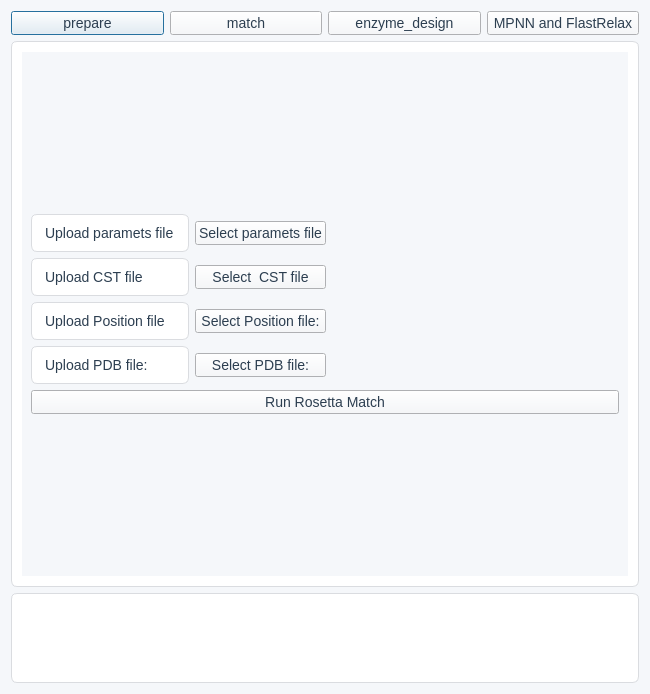
<?xml version="1.0" encoding="UTF-8"?>
<ui version="4.0">
 <class>Dialog</class>
 <widget class="QDialog" name="Dialog">
  <property name="geometry">
   <rect>
    <x>0</x>
    <y>0</y>
    <width>300</width>
    <height>100</height>
   </rect>
  </property>
  <property name="styleSheet">
        <string>
        QWidget {
            background-color: #F5F7FA;
            color: #2C3E50;
            font-family: "Segoe UI", sans-serif;
            font-size: 14px;
        }
        QLineEdit, QTextEdit {
            background-color: #FFFFFF;
            border: 1px solid #DADCE0;
            border-radius: 4px;
            padding: 4px 8px;
            color: #2C3E50;
        }
        QLineEdit:focus, QTextEdit:focus {
            border: 1px solid #4A90E2;
        }

        QLineEdit[echoMode="Normal"]::placeholder {
            color: #A0A0A0;
        }
        QFrame, QGroupBox {
            background-color: #FFFFFF;
            border: 1px solid #DADCE0;
            border-radius: 6px;
            padding: 10px;
        }

        QPushButton#primary {
            background-color: #4A90E2;
            color: white;
            border: none;
            border-radius: 6px;
            padding: 6px 14px;
            font-weight: bold;
        }
        QPushButton#primary:hover {
            background-color: #3B78C2;
        }
        QPushButton#primary:pressed {
            background-color: #2C5E9C;
            padding-top: 7px;
            padding-bottom: 5px;
        }

        QPushButton#secondary {
            background-color: #DCE9F9;
            color: #2C3E50;
            border: 1px solid #AAB2BD;
            border-radius: 6px;
            padding: 6px 14px;
        }
        QPushButton#secondary:hover {
            background-color: #BFD9F5;
        }
        QPushButton#secondary:pressed {
            background-color: #A0C5EA;
            padding-top: 7px;
            padding-bottom: 5px;
        }

        QPushButton#menu {
            background-color: transparent;
            color: #2C3E50;
            border: none;
            font-weight: bold;
            padding: 6px 12px;
        }
        QPushButton#menu:hover {
            text-decoration: underline;
            color: #4A90E2;
        }
        QPushButton#menu:checked {
            color: #4A90E2;
            border-bottom: 2px solid #4A90E2;
        }
        </string>
  </property>
  <property name="windowTitle">
   <string>Rosetta Match Plugin</string>
  </property>
  <layout class="QVBoxLayout" name="verticalLayout">
   <item>
    <layout class="QHBoxLayout" name="horizontalLayout">
     <item>
      <widget class="QPushButton" name="select_prepare">
       <property name="text">
        <string>prepare</string>
       </property>
       <property name="objectName">
            <string>menu</string>
       </property>
      </widget>
     </item>
     <item>
      <widget class="QPushButton" name="select_match">
       <property name="text">
        <string>match</string>
       </property>
       <property name="objectName">
            <string>menu</string>
       </property>
      </widget>
     </item>
     <item>
      <widget class="QPushButton" name="select_design">
       <property name="text">
        <string>enzyme_design</string>
       </property>
       <property name="objectName">
            <string>menu</string>
       </property>
      </widget>
     </item>
     <item>
      <widget class="QPushButton" name="select_mpnn">
       <property name="text">
        <string>MPNN and FlastRelax</string>
       </property>
       <property name="objectName">
            <string>menu</string>
       </property>
      </widget>
     </item>
    </layout>
   </item>
   <item>
    <widget class="QStackedWidget" name="stackedWidget">
     <property name="currentIndex">
      <number>3</number>
     </property>
     <widget class="QWidget" name="prepare_page">
      <property name="minimumSize">
       <size>
        <width>606</width>
        <height>0</height>
       </size>
      </property>
      <layout class="QVBoxLayout" name="verticalLayout_11">
       <item>
        <layout class="QVBoxLayout" name="verticalLayout_7">
         <item>
          <widget class="QLabel" name="label_6">
           <property name="font">
            <font>
             <pointsize>20</pointsize>
             <weight>75</weight>
             <bold>true</bold>
            </font>
           </property>
           <property name="text">
            <string>Download data from Rcsb</string>
           </property>
           <property name="textFormat">
            <enum>Qt::AutoText</enum>
           </property>
           <property name="alignment">
            <set>Qt::AlignCenter</set>
           </property>
          </widget>
         </item>
         <item>
          <layout class="QHBoxLayout" name="horizontalLayout_4">
           <item>
            <widget class="QLabel" name="label">
             <property name="text">
              <string>Download PDB file</string>
             </property>
            </widget>
           </item>
           <item>
            <widget class="QLineEdit" name="prepare_show_pdbname">
             <property name="placeholderText">
              <string>please input PDB ID</string>
             </property>
            </widget>
           </item>
           <item>
            <widget class="QPushButton" name="prepare_get_pdbfile">
             <property name="text">
              <string>Download PDB</string>
             </property>
             <property name="objectName">
                <string>primary</string>
             </property>
            </widget>
           </item>
          </layout>
         </item>
        </layout>
       </item>
       <item>
        <layout class="QVBoxLayout" name="verticalLayout_10">
         <item>
          <widget class="QLabel" name="label_7">      
           <property name="font">
            <font>
             <pointsize>20</pointsize>
             <weight>75</weight>
             <bold>true</bold>
            </font>
           </property>
           <property name="text">
            <string>File Prepare </string>
           </property>
           <property name="alignment">
            <set>Qt::AlignCenter</set>
           </property>
          </widget>
         </item>
         <item>
          <layout class="QVBoxLayout" name="verticalLayout_9">
           <item>
            <layout class="QHBoxLayout" name="horizontalLayout_2">
             <item>
              <widget class="QLabel" name="label_3">
               <property name="text">
                <string>Generate Cst file</string>
               </property>
              </widget>
             </item>
             <item>
              <layout class="QVBoxLayout" name="verticalLayout_5">
               <item>
                <widget class="QPushButton" name="prepare_upload_pdb_2">
                 <property name="text">
                  <string>Upload PDB file</string>
                 </property>
                 <property name="objectName">
                    <string>secondary</string>
                 </property>
                </widget>
               </item>
               <item>
                <widget class="QLineEdit" name="prepare_show_cstpath"/>
               </item>
              </layout>
             </item>
             <item>
              <layout class="QVBoxLayout" name="verticalLayout_6">
               <item>
                <widget class="QPushButton" name="select_paramsfile_2">
                 <property name="text">
                  <string>Upload params file</string>
                 </property>
                 <property name="objectName">
                    <string>secondary</string>
                 </property>
                </widget>
               </item>
               <item>
                <widget class="QLineEdit" name="show_paramsfile"/>
               </item>
              </layout>
             </item>
             <item>
              <widget class="QPushButton" name="prepare_genrate_cst">
               <property name="text">
                <string>Start</string>
               </property>
               <property name="objectName">
                <string>primary</string>
               </property>
              </widget>
             </item>
            </layout>
           </item>
           <item>
            <layout class="QHBoxLayout" name="horizontalLayout_5">
             <item>
              <widget class="QLabel" name="label_4">
               <property name="text">
                <string>Clean PDB File</string>
               </property>
              </widget>
             </item>
             <item>
              <widget class="QPushButton" name="prepare_upload_pdb_3">
               <property name="text">
                <string>Upload PDB file</string>
               </property>
               <property name="objectName">
                    <string>secondary</string>
                 </property>
              </widget>
             </item>
             <item>
              <widget class="QLineEdit" name="prepare_show_cleanpdb"/>
             </item>
             <item>
              <widget class="QPushButton" name="prepare_generate_cleanpdb">
               <property name="text">
                <string>Start</string>
               </property>
               <property name="objectName">
                <string>primary</string>
               </property>
              </widget>
             </item>
            </layout>
           </item>
           <item>
            <layout class="QHBoxLayout" name="horizontalLayout_3">
             <item>
              <widget class="QLabel" name="label_2">
               <property name="text">
                <string>Generate params File</string>
               </property>
              </widget>
             </item>
             <item>
              <widget class="QPushButton" name="prepare_upload_mol2">
               <property name="text">
                <string>Upload PDB file</string>
               </property>
               <property name="objectName">
                    <string>secondary</string>
                 </property>
              </widget>
             </item>
             <item>
              <widget class="QLineEdit" name="prepare_show_mol2path"/>
             </item>
             <item>
              <widget class="QPushButton" name="prepare_generate_params">
               <property name="text">
                <string>Start</string>
               </property>
               <property name="objectName">
                <string>primary</string>
               </property>
              </widget>
             </item>
            </layout>
           </item>
           <item>
            <layout class="QHBoxLayout" name="horizontalLayout_6">
             <item>
              <widget class="QLabel" name="label_5">
               <property name="text">
                <string>Generate pos File </string>
               </property>
              </widget>
             </item>
             <item>
              <layout class="QVBoxLayout" name="verticalLayout_3">
               <item>
                <widget class="QPushButton" name="prepare_upload_pdbfile">
                 <property name="text">
                  <string>Upload PDB file</string>
                 </property>
                 <property name="objectName">
                    <string>secondary</string>
                 </property>
                </widget>
               </item>
               <item>
                <widget class="QLineEdit" name="prepare_show_pdbpath"/>
               </item>
              </layout>
             </item>
             <item>
              <layout class="QVBoxLayout" name="verticalLayout_4">
               <item>
                <widget class="QPushButton" name="prepare_upload_ligandfile">
                 <property name="text">
                  <string>Upload ligand PDB file</string>
                 </property>
                 <property name="objectName">
                    <string>secondary</string>
                 </property>
                </widget>
               </item>
               <item>
                <widget class="QLineEdit" name="prepare_show_ligandpath"/>
               </item>
              </layout>
             </item>
             <item>
              <widget class="QPushButton" name="prepare_generate_posfile">
               <property name="text">
                <string>Start</string>
               </property>
               <property name="objectName">
                <string>primary</string>
               </property>
              </widget>
             </item>
            </layout>
           </item>
          </layout>
         </item>
        </layout>
       </item>
       <item>
        <layout class="QVBoxLayout" name="verticalLayout_8">
         <item>
          <widget class="QLabel" name="label_8">
           <property name="styleSheet">
                <string>background-color:##333333;</string>
           </property>    
           <property name="font">
            <font>
             <pointsize>20</pointsize>
             <weight>75</weight>
             <bold>true</bold>
            </font>
           </property>
           <property name="text">
            <string>Get a CST file from CSC Database</string>
           </property>
           <property name="alignment">
            <set>Qt::AlignCenter</set>
           </property>
          </widget>
         </item>
         <item>
          <layout class="QHBoxLayout" name="horizontalLayout_7">
           <item>
            <widget class="QLabel" name="label_9">
             <property name="text">
              <string>PDB ID</string>
             </property>
            </widget>
           </item>
           <item>
            <spacer name="verticalSpacer_3">
             <property name="orientation">
              <enum>Qt::Vertical</enum>
             </property>
             <property name="sizeHint" stdset="0">
              <size>
               <width>20</width>
               <height>40</height>
              </size>
             </property>
            </spacer>
           </item>
           <item>
            <widget class="QLineEdit" name="prepare_show_pdbname_2"/>
           </item>
           <item>
            <widget class="QPushButton" name="prepare_get_cstfile">
             <property name="text">
              <string>Prepare CstFile</string>
             </property>
             <property name="objectName">
                <string>primary</string>
               </property>
            </widget>
           </item>
          </layout>
         </item>
        </layout>
       </item>
      </layout>
     </widget>
     <widget class="QWidget" name="design_page">
      <layout class="QGridLayout" name="gridLayout_3">
       <item row="0" column="0">
        <layout class="QGridLayout" name="gridLayout">
         <item row="6" column="0">
          <widget class="QPushButton" name="design_upload_scfile">
           <property name="text">
            <string>Select ScFile</string>
           </property>
           <property name="objectName">
                  <string>secondary</string>
           </property>
          </widget>
         </item>
         <item row="8" column="0" colspan="3">
          <widget class="QTableView" name="design_show_scanalyresults"/>
         </item>
         <item row="6" column="2">
          <widget class="QPushButton" name="design_start_scanalysis">
           <property name="text">
            <string>Analysis</string>
           </property>
           <property name="objectName">
                  <string>primary</string>
           </property>
          </widget>
         </item>
         <item row="0" column="0">
          <widget class="QLabel" name="label_cst_params_2">
           <property name="text">
            <string>Upload params file</string>
           </property>
          </widget>
         </item>
         <item row="2" column="2">
          <widget class="QLineEdit" name="design_show_pdbpath"/>
         </item>
         <item row="0" column="1">
          <widget class="QPushButton" name="select_cst_params_2">
           <property name="text">
            <string>Select params file</string>
           </property>
           <property name="objectName">
                  <string>secondary</string>
           </property>
          </widget>
         </item>
         <item row="2" column="1">
          <widget class="QPushButton" name="select_design_pdb_file">
           <property name="text">
            <string>Select PDB file</string>
           </property>
           <property name="objectName">
                  <string>secondary</string>
           </property>
          </widget>
         </item>
         <item row="5" column="0" colspan="3">
          <widget class="QPushButton" name="run_design_button">
           <property name="text">
            <string>Run Rosetta Design</string>
           </property>
           <property name="objectName">
                  <string>primary</string>
           </property>
          </widget>
         </item>
         <item row="0" column="2">
          <widget class="QLineEdit" name="cst_params_entry_2"/>
         </item>
         <item row="1" column="0">
          <widget class="QLabel" name="label_cst_file_2">
           <property name="text">
            <string>Upload CST file</string>
           </property>
          </widget>
         </item>
         <item row="1" column="1">
          <widget class="QPushButton" name="select_cst_file_2">
           <property name="text">
            <string>Select CST file</string>
           </property>
           <property name="objectName">
                  <string>secondary</string>
           </property>
          </widget>
         </item>
         <item row="1" column="2">
          <widget class="QLineEdit" name="cst_file_entry_2"/>
         </item>
         <item row="2" column="0">
          <widget class="QLabel" name="label_design_pdb_file">
           <property name="text">
            <string>Upload  PDB file</string>
           </property>
          </widget>
         </item>
         <item row="6" column="1">
          <widget class="QLineEdit" name="design_show_scfilepath_2"/>
         </item>
         <item row="3" column="0">
          <widget class="QLabel" name="label_13">
           <property name="text">
            <string>Choose output structure</string>
           </property>
          </widget>
         </item>
         <item row="3" column="1">
          <widget class="QLineEdit" name="design_choosenum">
           <property name="placeholderText">
            <string>default 15</string>
           </property>
          </widget>
         </item>
        </layout>
       </item>
      </layout>
     </widget>
     <widget class="QWidget" name="MPNN_page">
      <layout class="QVBoxLayout" name="verticalLayout_14">
       <item>
        <layout class="QVBoxLayout" name="verticalLayout_13">
         <item>
          <layout class="QVBoxLayout" name="verticalLayout_2">
           <item>
            <layout class="QHBoxLayout" name="horizontalLayout_8">
             <item>
              <widget class="QLabel" name="label_checkpoint_file">
               <property name="text">
                <string>Upload MPNN model File </string>
               </property>
              </widget>
             </item>
             <item>
              <widget class="QPushButton" name="select_checkpoint_file">
               <property name="text">
                <string>Select MPNN model file</string>
               </property>
               <property name="objectName">
                  <string>secondary</string>
               </property>
              </widget>
             </item>
             <item>
              <widget class="QLineEdit" name="checkpoint_file_entry"/>
             </item>
            </layout>
           </item>
           <item>
            <layout class="QHBoxLayout" name="horizontalLayout_9">
             <item>
              <widget class="QLabel" name="label_model_type">
               <property name="text">
                <string>Select model type</string>
               </property>
              </widget>
             </item>
             <item>
              <widget class="QComboBox" name="select_model_type">
               <item>
                <property name="text">
                 <string>ligand_mpnn</string>
                </property>
               </item>
               <item>
                <property name="text">
                 <string>protein_mpnn</string>
                </property>
               </item>
              </widget>
             </item>
             <item>
              <widget class="QLineEdit" name="model_type_entry"/>
             </item>
            </layout>
           </item>
           <item>
            <layout class="QHBoxLayout" name="horizontalLayout_10">
             <item>
              <widget class="QLabel" name="label_pdb_file_2">
               <property name="text">
                <string>Upload PDB fIle</string>
               </property>
              </widget>
             </item>
             <item>
              <widget class="QPushButton" name="select_pdb_file_2">
               <property name="text">
                <string>Select PDB file</string>
               </property>
               <property name="objectName">
                  <string>secondary</string>
               </property>
              </widget>
             </item>
             <item>
              <widget class="QLineEdit" name="pdb_file_entry_2"/>
             </item>
            </layout>
           </item>
           <item>
            <layout class="QHBoxLayout" name="horizontalLayout_12">
             <item>
              <widget class="QLabel" name="label_10">
               <property name="text">
                <string>Select Design Chain</string>
               </property>
              </widget>
             </item>
             <item>
              <widget class="QLineEdit" name="mpnn_show_chain"/>
             </item>
            </layout>
           </item>
          </layout>
         </item>
         <item>
          <layout class="QVBoxLayout" name="verticalLayout_12">
           <item>
            <layout class="QHBoxLayout" name="horizontalLayout_13">
             <item>
              <widget class="QLabel" name="label_11">
               <property name="text">
                <string>Upload Cst file</string>
               </property>
              </widget>
             </item>
             <item>
              <widget class="QPushButton" name="select_cst_file_3">
               <property name="text">
                <string>Select CST file</string>
               </property>
               <property name="objectName">
                  <string>secondary</string>
               </property>
              </widget>
             </item>
             <item>
              <widget class="QLineEdit" name="show_cstpath"/>
             </item>
            </layout>
           </item>
           <item>
            <layout class="QHBoxLayout" name="horizontalLayout_14">
             <item>
              <widget class="QLabel" name="label_12">
               <property name="text">
                <string>Upload params file</string>
               </property>
              </widget>
             </item>
             <item>
              <widget class="QPushButton" name="select_paramsfile">
               <property name="text">
                <string>Select params file</string>
               </property>
               <property name="objectName">
                  <string>secondary</string>
               </property>
              </widget>
             </item>
             <item>
              <widget class="QLineEdit" name="show_paramsfilepath"/>
             </item>
            </layout>
           </item>
          </layout>
         </item>
         <item>
          <layout class="QHBoxLayout" name="horizontalLayout_15">
           <item>
            <widget class="QLabel" name="label_14">
             <property name="text">
              <string>Choose output structure</string>
             </property>
            </widget>
           </item>
           <item>
            <widget class="QLineEdit" name="mpnn_choosenum">
             <property name="placeholderText">
              <string>default：15</string>
             </property>
            </widget>
           </item>
          </layout>
         </item>
         <item>
          <layout class="QHBoxLayout" name="horizontalLayout_16">
           <item>
            <widget class="QLabel" name="label_15">
             <property name="text">
              <string>Choose cst cutoff</string>
             </property>
            </widget>
           </item>
           <item>
            <widget class="QLineEdit" name="choose_cstcutoff">
             <property name="placeholderText">
              <string>Filter structures based on constraints. Default 0: no filtering.</string>
             </property>
            </widget>
           </item>
          </layout>
         </item>
         <item>
          <widget class="QPushButton" name="run_button_2">
           <property name="text">
            <string>Run </string>
           </property>
           <property name="objectName">
             <string>primary</string>
           </property>
          </widget>
         </item>
         <item>
          <layout class="QHBoxLayout" name="horizontalLayout_11">
           <item>
            <widget class="QPushButton" name="select_score_button">
             <property name="text">
              <string>Select Score File</string>
             </property>
             <property name="objectName">
                  <string>secondary</string>
             </property>
            </widget>
           </item>
           <item>
            <widget class="QLineEdit" name="mpnn_show_scpath"/>
           </item>
           <item>
            <widget class="QPushButton" name="analysisscore">
             <property name="text">
              <string>Analysis</string>
             </property>
             <property name="objectName">
                  <string>primary</string>
             </property>
            </widget>
           </item>
          </layout>
         </item>
         <item>
          <widget class="QTableView" name="analysis_view"/>
         </item>
        </layout>
       </item>
      </layout>
     </widget>
     <widget class="QWidget" name="match_page">
      <layout class="QGridLayout" name="gridLayout_4">
       <item row="0" column="0">
        <layout class="QGridLayout" name="gridLayout_2">
         <item row="0" column="1">
          <widget class="QPushButton" name="select_cst_params">
           <property name="text">
            <string>Select paramets file</string>
           </property>
           <property name="objectName">
                <string>secondary</string>
           </property>
          </widget>
         </item>
         <item row="2" column="0">
          <widget class="QLabel" name="label_pos_file">
           <property name="text">
            <string>Upload Position file</string>
           </property>
          </widget>
         </item>
         <item row="2" column="2">
          <widget class="QLineEdit" name="pos_file_entry">
           <property name="palette">
            <palette>
             <active>
              <colorrole role="Button">
               <brush brushstyle="SolidPattern">
                <color alpha="0">
                 <red>0</red>
                 <green>0</green>
                 <blue>0</blue>
                </color>
               </brush>
              </colorrole>
              <colorrole role="Text">
               <brush brushstyle="SolidPattern">
                <color alpha="255">
                 <red>252</red>
                 <green>1</green>
                 <blue>7</blue>
                </color>
               </brush>
              </colorrole>
              <colorrole role="Base">
               <brush brushstyle="SolidPattern">
                <color alpha="0">
                 <red>0</red>
                 <green>0</green>
                 <blue>0</blue>
                </color>
               </brush>
              </colorrole>
              <colorrole role="Window">
               <brush brushstyle="SolidPattern">
                <color alpha="0">
                 <red>0</red>
                 <green>0</green>
                 <blue>0</blue>
                </color>
               </brush>
              </colorrole>
             </active>
             <inactive>
              <colorrole role="Button">
               <brush brushstyle="SolidPattern">
                <color alpha="0">
                 <red>0</red>
                 <green>0</green>
                 <blue>0</blue>
                </color>
               </brush>
              </colorrole>
              <colorrole role="Text">
               <brush brushstyle="SolidPattern">
                <color alpha="255">
                 <red>252</red>
                 <green>1</green>
                 <blue>7</blue>
                </color>
               </brush>
              </colorrole>
              <colorrole role="Base">
               <brush brushstyle="SolidPattern">
                <color alpha="0">
                 <red>0</red>
                 <green>0</green>
                 <blue>0</blue>
                </color>
               </brush>
              </colorrole>
              <colorrole role="Window">
               <brush brushstyle="SolidPattern">
                <color alpha="0">
                 <red>0</red>
                 <green>0</green>
                 <blue>0</blue>
                </color>
               </brush>
              </colorrole>
             </inactive>
             <disabled>
              <colorrole role="Button">
               <brush brushstyle="SolidPattern">
                <color alpha="0">
                 <red>0</red>
                 <green>0</green>
                 <blue>0</blue>
                </color>
               </brush>
              </colorrole>
              <colorrole role="Text">
               <brush brushstyle="SolidPattern">
                <color alpha="255">
                 <red>127</red>
                 <green>127</green>
                 <blue>127</blue>
                </color>
               </brush>
              </colorrole>
              <colorrole role="Base">
               <brush brushstyle="SolidPattern">
                <color alpha="0">
                 <red>0</red>
                 <green>0</green>
                 <blue>0</blue>
                </color>
               </brush>
              </colorrole>
              <colorrole role="Window">
               <brush brushstyle="SolidPattern">
                <color alpha="0">
                 <red>0</red>
                 <green>0</green>
                 <blue>0</blue>
                </color>
               </brush>
              </colorrole>
             </disabled>
            </palette>
           </property>
           <property name="styleSheet">
            <string notr="true">background:transparent;border-width:0;border-style:outset;</string>
           </property>
          </widget>
         </item>
         <item row="0" column="0">
          <widget class="QLabel" name="label_cst_params">
           <property name="text">
            <string>Upload paramets file</string>
           </property>
          </widget>
         </item>
         <item row="1" column="0">
          <widget class="QLabel" name="label_cst_file">
           <property name="text">
            <string>Upload CST file</string>
           </property>
          </widget>
         </item>
         <item row="0" column="2">
          <widget class="QLineEdit" name="cst_params_entry">
           <property name="palette">
            <palette>
             <active>
              <colorrole role="Button">
               <brush brushstyle="SolidPattern">
                <color alpha="0">
                 <red>0</red>
                 <green>0</green>
                 <blue>0</blue>
                </color>
               </brush>
              </colorrole>
              <colorrole role="Text">
               <brush brushstyle="SolidPattern">
                <color alpha="255">
                 <red>252</red>
                 <green>1</green>
                 <blue>7</blue>
                </color>
               </brush>
              </colorrole>
              <colorrole role="Base">
               <brush brushstyle="SolidPattern">
                <color alpha="0">
                 <red>0</red>
                 <green>0</green>
                 <blue>0</blue>
                </color>
               </brush>
              </colorrole>
              <colorrole role="Window">
               <brush brushstyle="SolidPattern">
                <color alpha="0">
                 <red>0</red>
                 <green>0</green>
                 <blue>0</blue>
                </color>
               </brush>
              </colorrole>
             </active>
             <inactive>
              <colorrole role="Button">
               <brush brushstyle="SolidPattern">
                <color alpha="0">
                 <red>0</red>
                 <green>0</green>
                 <blue>0</blue>
                </color>
               </brush>
              </colorrole>
              <colorrole role="Text">
               <brush brushstyle="SolidPattern">
                <color alpha="255">
                 <red>252</red>
                 <green>1</green>
                 <blue>7</blue>
                </color>
               </brush>
              </colorrole>
              <colorrole role="Base">
               <brush brushstyle="SolidPattern">
                <color alpha="0">
                 <red>0</red>
                 <green>0</green>
                 <blue>0</blue>
                </color>
               </brush>
              </colorrole>
              <colorrole role="Window">
               <brush brushstyle="SolidPattern">
                <color alpha="0">
                 <red>0</red>
                 <green>0</green>
                 <blue>0</blue>
                </color>
               </brush>
              </colorrole>
             </inactive>
             <disabled>
              <colorrole role="Button">
               <brush brushstyle="SolidPattern">
                <color alpha="0">
                 <red>0</red>
                 <green>0</green>
                 <blue>0</blue>
                </color>
               </brush>
              </colorrole>
              <colorrole role="Text">
               <brush brushstyle="SolidPattern">
                <color alpha="255">
                 <red>127</red>
                 <green>127</green>
                 <blue>127</blue>
                </color>
               </brush>
              </colorrole>
              <colorrole role="Base">
               <brush brushstyle="SolidPattern">
                <color alpha="0">
                 <red>0</red>
                 <green>0</green>
                 <blue>0</blue>
                </color>
               </brush>
              </colorrole>
              <colorrole role="Window">
               <brush brushstyle="SolidPattern">
                <color alpha="0">
                 <red>0</red>
                 <green>0</green>
                 <blue>0</blue>
                </color>
               </brush>
              </colorrole>
             </disabled>
            </palette>
           </property>
           <property name="styleSheet">
            <string notr="true">background:transparent;border-width:0;border-style:outset;</string>
           </property>
           <property name="readOnly">
            <bool>true</bool>
           </property>
          </widget>
         </item>
         <item row="2" column="1">
          <widget class="QPushButton" name="select_pos_file">
           <property name="text">
            <string>Select Position file:</string>
           </property>
           <property name="objectName">
                <string>secondary</string>
           </property>
          </widget>
         </item>
         <item row="1" column="2">
          <widget class="QLineEdit" name="cst_file_entry">
           <property name="palette">
            <palette>
             <active>
              <colorrole role="Button">
               <brush brushstyle="SolidPattern">
                <color alpha="0">
                 <red>0</red>
                 <green>0</green>
                 <blue>0</blue>
                </color>
               </brush>
              </colorrole>
              <colorrole role="Text">
               <brush brushstyle="SolidPattern">
                <color alpha="255">
                 <red>252</red>
                 <green>1</green>
                 <blue>7</blue>
                </color>
               </brush>
              </colorrole>
              <colorrole role="Base">
               <brush brushstyle="SolidPattern">
                <color alpha="0">
                 <red>0</red>
                 <green>0</green>
                 <blue>0</blue>
                </color>
               </brush>
              </colorrole>
              <colorrole role="Window">
               <brush brushstyle="SolidPattern">
                <color alpha="0">
                 <red>0</red>
                 <green>0</green>
                 <blue>0</blue>
                </color>
               </brush>
              </colorrole>
             </active>
             <inactive>
              <colorrole role="Button">
               <brush brushstyle="SolidPattern">
                <color alpha="0">
                 <red>0</red>
                 <green>0</green>
                 <blue>0</blue>
                </color>
               </brush>
              </colorrole>
              <colorrole role="Text">
               <brush brushstyle="SolidPattern">
                <color alpha="255">
                 <red>252</red>
                 <green>1</green>
                 <blue>7</blue>
                </color>
               </brush>
              </colorrole>
              <colorrole role="Base">
               <brush brushstyle="SolidPattern">
                <color alpha="0">
                 <red>0</red>
                 <green>0</green>
                 <blue>0</blue>
                </color>
               </brush>
              </colorrole>
              <colorrole role="Window">
               <brush brushstyle="SolidPattern">
                <color alpha="0">
                 <red>0</red>
                 <green>0</green>
                 <blue>0</blue>
                </color>
               </brush>
              </colorrole>
             </inactive>
             <disabled>
              <colorrole role="Button">
               <brush brushstyle="SolidPattern">
                <color alpha="0">
                 <red>0</red>
                 <green>0</green>
                 <blue>0</blue>
                </color>
               </brush>
              </colorrole>
              <colorrole role="Text">
               <brush brushstyle="SolidPattern">
                <color alpha="255">
                 <red>127</red>
                 <green>127</green>
                 <blue>127</blue>
                </color>
               </brush>
              </colorrole>
              <colorrole role="Base">
               <brush brushstyle="SolidPattern">
                <color alpha="0">
                 <red>0</red>
                 <green>0</green>
                 <blue>0</blue>
                </color>
               </brush>
              </colorrole>
              <colorrole role="Window">
               <brush brushstyle="SolidPattern">
                <color alpha="0">
                 <red>0</red>
                 <green>0</green>
                 <blue>0</blue>
                </color>
               </brush>
              </colorrole>
             </disabled>
            </palette>
           </property>
           <property name="styleSheet">
            <string notr="true">background:transparent;border-width:0;border-style:outset;</string>
           </property>
          </widget>
         </item>
         <item row="1" column="1">
          <widget class="QPushButton" name="select_cst_file">
           <property name="text">
            <string>Select  CST file</string>
           </property>
           <property name="objectName">
                <string>secondary</string>
           </property>
          </widget>
         </item>
         <item row="3" column="2">
          <widget class="QLineEdit" name="pdb_file_entry">
           <property name="palette">
            <palette>
             <active>
              <colorrole role="Button">
               <brush brushstyle="SolidPattern">
                <color alpha="0">
                 <red>0</red>
                 <green>0</green>
                 <blue>0</blue>
                </color>
               </brush>
              </colorrole>
              <colorrole role="Text">
               <brush brushstyle="SolidPattern">
                <color alpha="255">
                 <red>252</red>
                 <green>1</green>
                 <blue>7</blue>
                </color>
               </brush>
              </colorrole>
              <colorrole role="Base">
               <brush brushstyle="SolidPattern">
                <color alpha="0">
                 <red>0</red>
                 <green>0</green>
                 <blue>0</blue>
                </color>
               </brush>
              </colorrole>
              <colorrole role="Window">
               <brush brushstyle="SolidPattern">
                <color alpha="0">
                 <red>0</red>
                 <green>0</green>
                 <blue>0</blue>
                </color>
               </brush>
              </colorrole>
             </active>
             <inactive>
              <colorrole role="Button">
               <brush brushstyle="SolidPattern">
                <color alpha="0">
                 <red>0</red>
                 <green>0</green>
                 <blue>0</blue>
                </color>
               </brush>
              </colorrole>
              <colorrole role="Text">
               <brush brushstyle="SolidPattern">
                <color alpha="255">
                 <red>252</red>
                 <green>1</green>
                 <blue>7</blue>
                </color>
               </brush>
              </colorrole>
              <colorrole role="Base">
               <brush brushstyle="SolidPattern">
                <color alpha="0">
                 <red>0</red>
                 <green>0</green>
                 <blue>0</blue>
                </color>
               </brush>
              </colorrole>
              <colorrole role="Window">
               <brush brushstyle="SolidPattern">
                <color alpha="0">
                 <red>0</red>
                 <green>0</green>
                 <blue>0</blue>
                </color>
               </brush>
              </colorrole>
             </inactive>
             <disabled>
              <colorrole role="Button">
               <brush brushstyle="SolidPattern">
                <color alpha="0">
                 <red>0</red>
                 <green>0</green>
                 <blue>0</blue>
                </color>
               </brush>
              </colorrole>
              <colorrole role="Text">
               <brush brushstyle="SolidPattern">
                <color alpha="255">
                 <red>127</red>
                 <green>127</green>
                 <blue>127</blue>
                </color>
               </brush>
              </colorrole>
              <colorrole role="Base">
               <brush brushstyle="SolidPattern">
                <color alpha="0">
                 <red>0</red>
                 <green>0</green>
                 <blue>0</blue>
                </color>
               </brush>
              </colorrole>
              <colorrole role="Window">
               <brush brushstyle="SolidPattern">
                <color alpha="0">
                 <red>0</red>
                 <green>0</green>
                 <blue>0</blue>
                </color>
               </brush>
              </colorrole>
             </disabled>
            </palette>
           </property>
           <property name="styleSheet">
            <string notr="true">background:transparent;border-width:0;border-style:outset;</string>
           </property>
          </widget>
         </item>
         <item row="4" column="0" colspan="3">
          <widget class="QPushButton" name="run_button">
           <property name="text">
            <string>Run Rosetta Match</string>
           </property>
           <property name="objectName">
                <string>primary</string>
           </property>
          </widget>
         </item>
         <item row="3" column="1">
          <widget class="QPushButton" name="select_pdb_file">
           <property name="text">
            <string>Select PDB file:</string>
           </property>
           <property name="objectName">
                  <string>secondary</string>
           </property>
          </widget>
         </item>
         <item row="3" column="0">
          <widget class="QLabel" name="label_pdb_file">
           <property name="text">
            <string>Upload PDB file:</string>
           </property>
          </widget>
         </item>
        </layout>
       </item>
      </layout>
     </widget>
    </widget>
   </item>
   <item>
    <widget class="QTreeView" name="file_tree_view"/>
   </item>
  </layout>
 </widget>
 <resources/>
 <connections/>
</ui>
